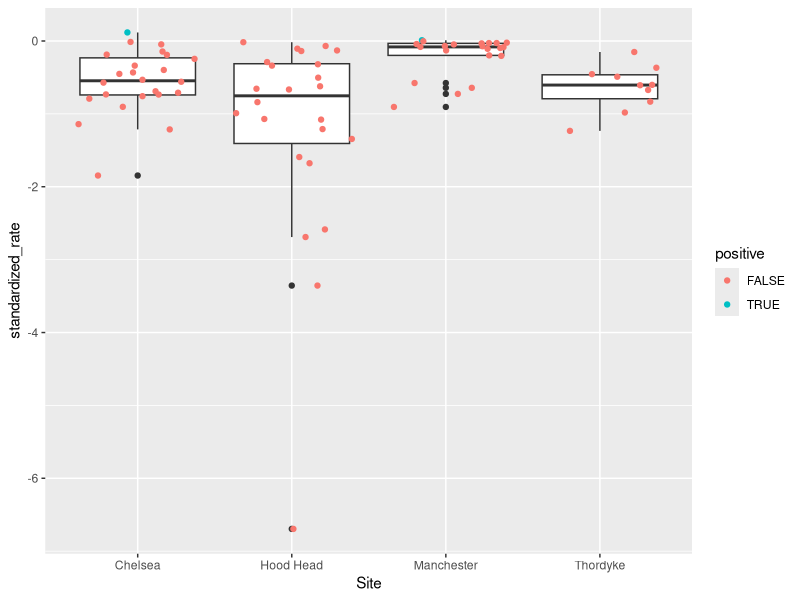

Reproduce this figure in R.
library(tidyverse)
project_wd <- "C:/Users/Kathe/OneDrive/Documents/CICOES/oyster_respirometry/june2023_field_resp"
setwd(project_wd)
animalratedat <- read.csv("animal_resp_rates.csv")

###### CORRECT FOR BACKGROUND ###################################################################################
bgrddat <- animalratedat %>% 
  filter(Colour == "Blank" | Colour == "blank") %>% 
  select(run, rate) %>%
  filter(run != 14, run != 6)#background rates for runs 6 and 14 were too high -- produced positive resp rates

#now runs 2 and 14 are missing background values -- take mean of runs before and after
missing_blanks <- data.frame(run=c(2, 14, 6),
                             rate=c(mean(bgrddat$rate[which(bgrddat$run==1 | bgrddat$run==3)]),
                                    mean(bgrddat$rate[which(bgrddat$run==13 | bgrddat$run==15)]),
                                    mean(bgrddat$rate[which(bgrddat$run==5 | bgrddat$run==7)])))
bgrddat <- rbind(bgrddat, missing_blanks)
bgrddat <- bgrddat %>% rename(bgrd_rate=rate)#prep for merge by renaming rate column

animalratedat <- merge(animalratedat, bgrddat, by="run")

#subtract the background rates from the animal rates
animalratedat$corrected_rate <- animalratedat$rate - animalratedat$bgrd_rate

###### STANDARDIZE BY DRY MASS ###################################################################################
massdat <- read.csv("june2023_dry_mass.csv")

#calculate missing tissue dry mass values
massdat$Oyster.tissue.dry.mass <- massdat$Tin.and.oyster.tissue.dry.mass - massdat$Empty.tin.mass
#select necessary info
june_dry_mass <- massdat %>% filter(Origin=="JuneResp") %>% select(Oyster.Number, Oyster.tissue.dry.mass)
#left join mass data onto rates data by oyster/repirometry number
animalratesdat_withmass <- merge(animalratedat, june_dry_mass, by.x="Respirometry.number", by.y="Oyster.Number")
animalratesdat_withmass$standardized_rate <- animalratesdat_withmass$corrected_rate/animalratesdat_withmass$Oyster.tissue.dry.mass
animalratesdat_withmass$positive <- animalratesdat_withmass$standardized_rate > 0

summary(animalratesdat_withmass)

#filtered out crazy outliers and blanks in my plot
ggplot(data=animalratesdat_withmass%>%filter(Respirometry.number!=90 & Respirometry.number!=89 & tolower(Colour)!="blank" & run!=3))+
  geom_boxplot(aes(x=Site, y=standardized_rate))+
  geom_jitter(aes(x=Site, y=standardized_rate, color=positive))
